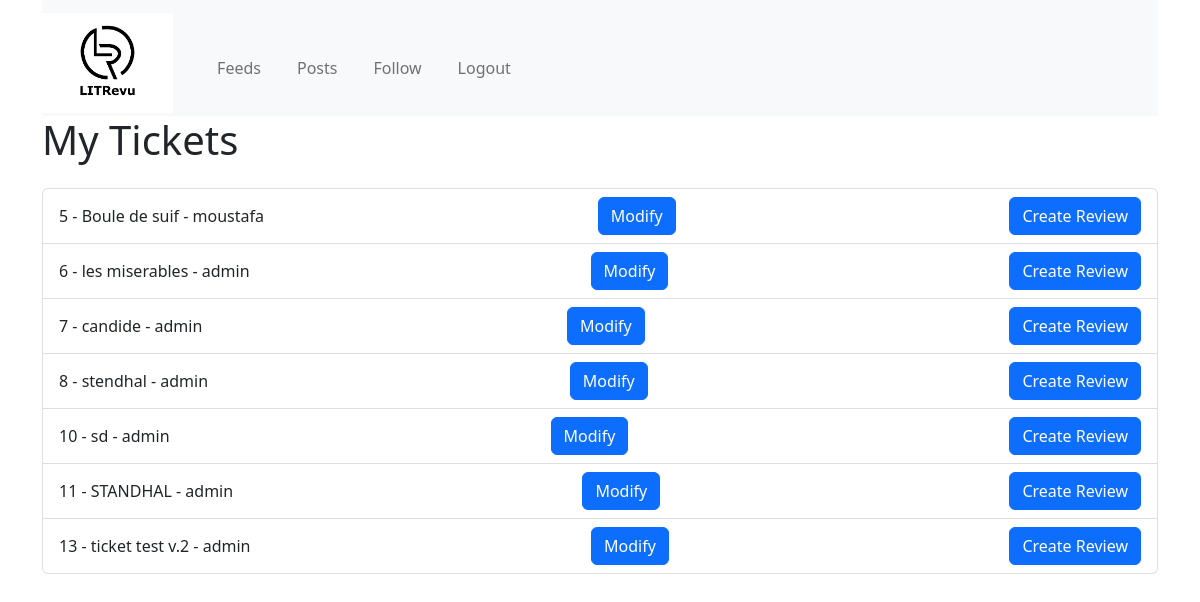
Page /tickets/ (signed in) on the earlier database version.
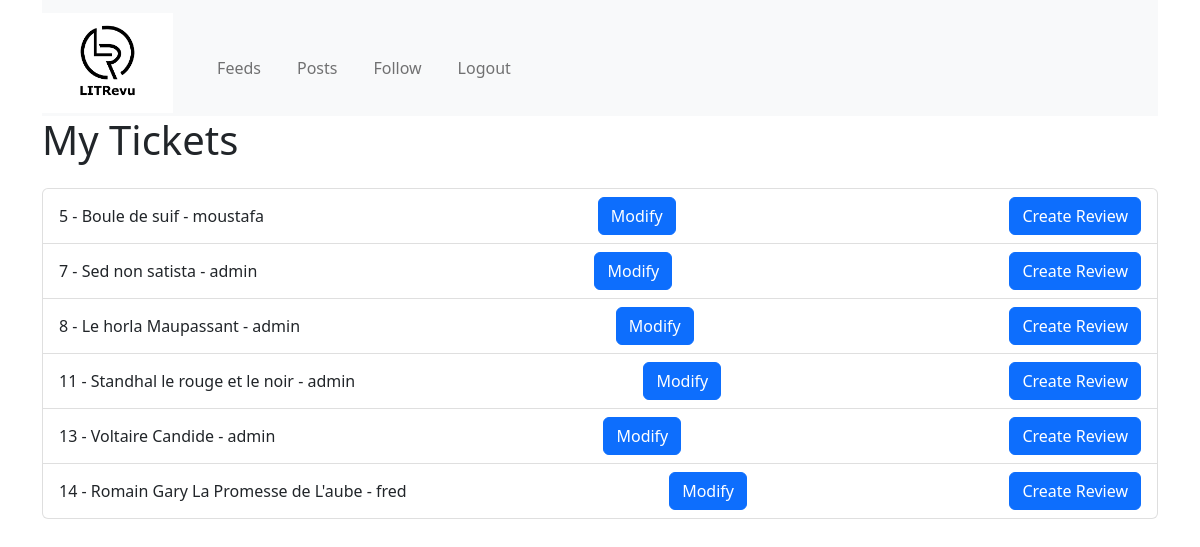
Same page on the later database version.
### app/models.py (models this page shows)
class Ticket(models.Model):
    title = models.CharField(max_length=128)
    description = models.TextField(max_length=2048, blank=True)
    user = models.ForeignKey(to=settings.AUTH_USER_MODEL, on_delete=models.CASCADE)
    image = models.ImageField(null=True, blank=True)
    time_created = models.DateTimeField(auto_now_add=True)

class User(AbstractUser, PermissionsMixin):
    pass

### app/views.py (the view)
# urls.py: path('tickets/', TicketListView.as_view(), name='ticket-list'),
class TicketListView(LoginRequiredMixin, ListView):
    model = Ticket
    template_name = 'ticket-list.html'
    context_object_name = 'tickets'

### app/templates/ticket-list.html (shortened to what this page needs)
{% extends "base.html" %}
{% block content %}
        <h1 class="mb-4">My Tickets</h1>
        <ul class="list-group">
            {% for ticket in tickets %}
              <li class="list-group-item d-flex justify-content-between align-items-center">
                {{ ticket.pk }} - {{ ticket.title }} - {{ ticket.user }}
                <a href="{% url 'ticket-update' ticket.pk %}" class="btn btn-primary">Modify</a>
                <a href="{% url 'create-review' ticket.pk %}" class="btn btn-primary">Create Review</a>
              </li>
            {% endfor %}
        </ul>
{% endblock %}

Differences in the rows shown:
removed Ticket: pk "6", title "les miserables", user "admin"
removed Ticket: pk "10", title "sd", user "admin"
changed Ticket id 7: title "candide" → "Sed non satista"
changed Ticket id 8: title "stendhal" → "Le horla Maupassant"
changed Ticket id 11: title "STANDHAL" → "Standhal le rouge et le noir"
changed Ticket id 13: title "ticket test v.2" → "Voltaire Candide"
added Ticket: pk "14", title "Romain Gary La Promesse de L'aube", user "fred"
